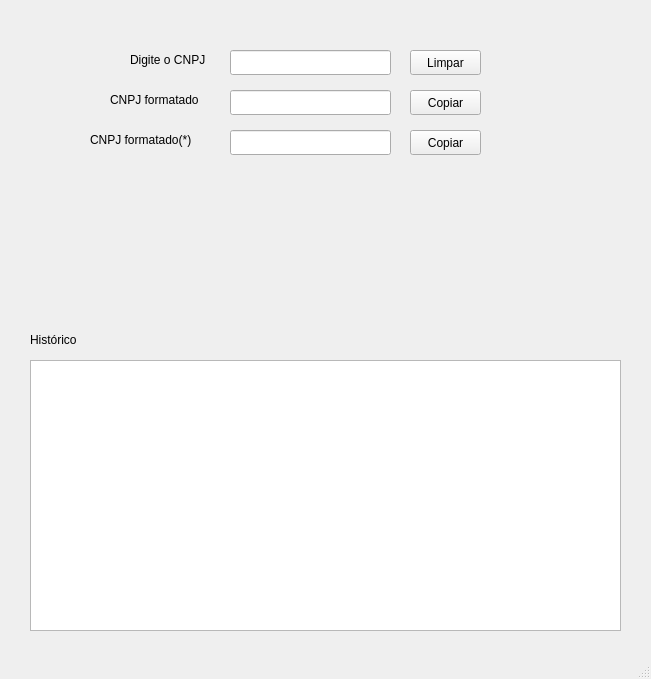
<?xml version="1.0" encoding="UTF-8"?>
<ui version="4.0">
 <class>MainWindow</class>
 <widget class="QMainWindow" name="MainWindow">
  <property name="geometry">
   <rect>
    <x>0</x>
    <y>0</y>
    <width>651</width>
    <height>679</height>
   </rect>
  </property>
  <property name="windowTitle">
   <string>CNPJ Formatter</string>
  </property>
  <property name="tabShape">
   <enum>QTabWidget::Rounded</enum>
  </property>
  <widget class="QWidget" name="centralwidget">
   <widget class="QPushButton" name="pushButton_cp_dots">
    <property name="geometry">
     <rect>
      <x>410</x>
      <y>90</y>
      <width>71</width>
      <height>25</height>
     </rect>
    </property>
    <property name="text">
     <string>Copiar</string>
    </property>
   </widget>
   <widget class="QLabel" name="label_type_cnpj">
    <property name="geometry">
     <rect>
      <x>130</x>
      <y>50</y>
      <width>91</width>
      <height>20</height>
     </rect>
    </property>
    <property name="text">
     <string>Digite o CNPJ</string>
    </property>
   </widget>
   <widget class="QLineEdit" name="lineEdit_input">
    <property name="geometry">
     <rect>
      <x>230</x>
      <y>50</y>
      <width>161</width>
      <height>25</height>
     </rect>
    </property>
    <property name="inputMethodHints">
     <set>Qt::ImhPreferNumbers</set>
    </property>
   </widget>
   <widget class="QLineEdit" name="lineEdit_output_dots">
    <property name="geometry">
     <rect>
      <x>230</x>
      <y>90</y>
      <width>161</width>
      <height>25</height>
     </rect>
    </property>
   </widget>
   <widget class="QLabel" name="label_cnpj_formated">
    <property name="geometry">
     <rect>
      <x>110</x>
      <y>90</y>
      <width>111</width>
      <height>20</height>
     </rect>
    </property>
    <property name="text">
     <string>CNPJ formatado</string>
    </property>
   </widget>
   <widget class="QLineEdit" name="lineEdit_output_astrk">
    <property name="geometry">
     <rect>
      <x>230</x>
      <y>130</y>
      <width>161</width>
      <height>25</height>
     </rect>
    </property>
   </widget>
   <widget class="QLabel" name="label_cnpj_formated_2">
    <property name="geometry">
     <rect>
      <x>90</x>
      <y>130</y>
      <width>131</width>
      <height>20</height>
     </rect>
    </property>
    <property name="text">
     <string>CNPJ formatado(*)</string>
    </property>
   </widget>
   <widget class="QPushButton" name="pushButton_cp_astrk">
    <property name="geometry">
     <rect>
      <x>410</x>
      <y>130</y>
      <width>71</width>
      <height>25</height>
     </rect>
    </property>
    <property name="text">
     <string>Copiar</string>
    </property>
   </widget>
   <widget class="QPushButton" name="pushButton_cls_input">
    <property name="geometry">
     <rect>
      <x>410</x>
      <y>50</y>
      <width>71</width>
      <height>25</height>
     </rect>
    </property>
    <property name="text">
     <string>Limpar</string>
    </property>
   </widget>
   <widget class="QPlainTextEdit" name="plainTextEdit_history">
    <property name="geometry">
     <rect>
      <x>30</x>
      <y>360</y>
      <width>591</width>
      <height>271</height>
     </rect>
    </property>
    <property name="documentTitle">
     <string>History</string>
    </property>
   </widget>
   <widget class="QLabel" name="label_history">
    <property name="geometry">
     <rect>
      <x>30</x>
      <y>330</y>
      <width>61</width>
      <height>20</height>
     </rect>
    </property>
    <property name="text">
     <string>Histórico</string>
    </property>
   </widget>
  </widget>
  <widget class="QMenuBar" name="menubar">
   <property name="geometry">
    <rect>
     <x>0</x>
     <y>0</y>
     <width>651</width>
     <height>22</height>
    </rect>
   </property>
  </widget>
  <widget class="QStatusBar" name="statusbar"/>
 </widget>
 <resources/>
 <connections/>
</ui>
